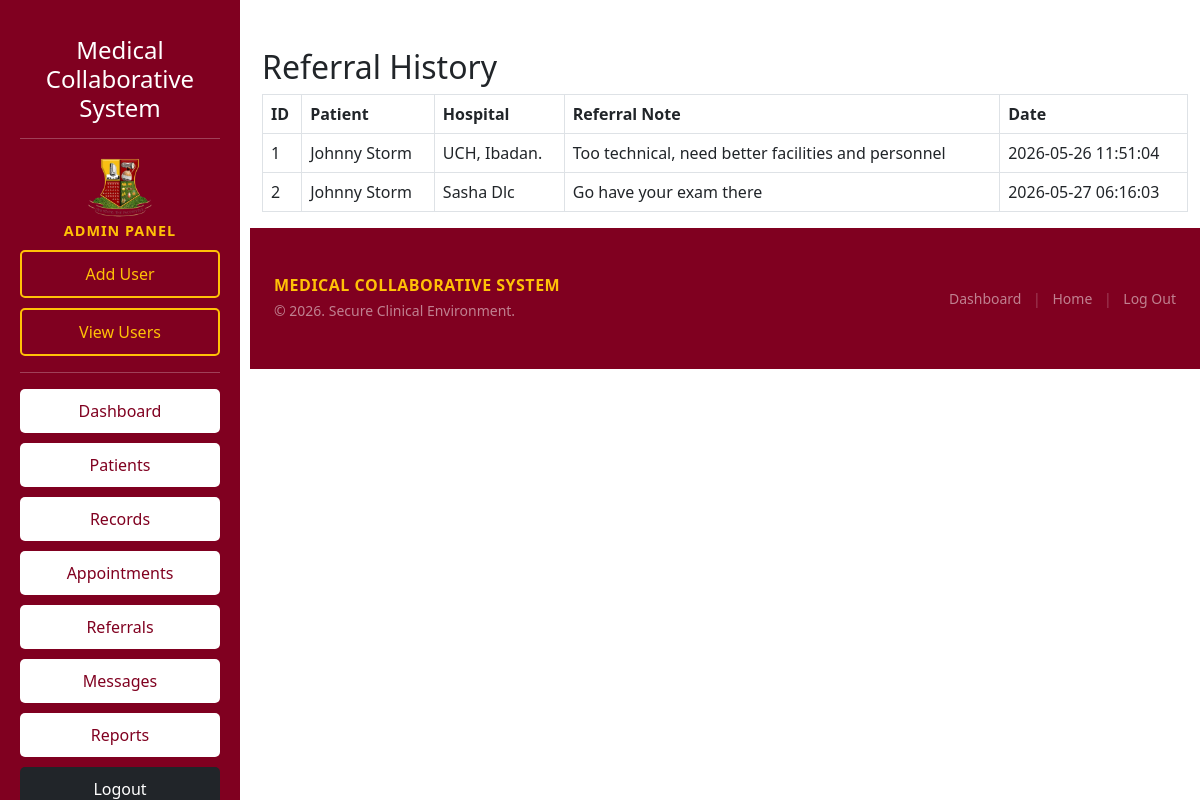
The page /referrals/view_referrals.php (signed in) on the database its author committed.
### tables this page shows
CREATE TABLE `referrals` (
  `referral_id` int(11) NOT NULL,
  `patient_id` int(11) DEFAULT NULL,
  `referral_note` text DEFAULT NULL,
  `referred_to` varchar(255) DEFAULT NULL,
  `date_created` timestamp NOT NULL DEFAULT current_timestamp()
);

CREATE TABLE `patients` (
  `patient_id` int(11) NOT NULL,
  `full_name` varchar(100) DEFAULT NULL,
  `gender` varchar(20) DEFAULT NULL,
  `phone` varchar(20) DEFAULT NULL,
  `address` text DEFAULT NULL
);

### referrals/view_referrals.php (the view, shortened to what this page needs)
<?php
require_once("../db_connect.php");
$query="SELECT
referrals.*,
patients.full_name
FROM referrals
JOIN patients
ON referrals.patient_id=
patients.patient_id";
$result=mysqli_query(
$conn,
$query
);
?>
<?php include("../includes/sidebar.php"); ?>
<!DOCTYPE html>
<html>
<head>
<link
href="https://cdn.jsdelivr.net/npm/bootstrap@5.3.0/dist/css/bootstrap.min.css"
rel="stylesheet">
</head>
<body>
<div style="margin-left:250px;">
<div class="container mt-5">
<h2>Referral History</h2>
<table class="table table-bordered">
<tr>
<th>ID</th>
<th>Patient</th>
<th>Hospital</th>
<th>Referral Note</th>
<th>Date</th>
</tr>
<?php
while($row=mysqli_fetch_assoc($result))
{
?>
<tr>
<td><?php echo $row['referral_id']; ?></td>
<td><?php echo $row['full_name']; ?></td>
<td><?php echo $row['referred_to']; ?></td>
<td><?php echo $row['referral_note']; ?></td>
<td><?php echo $row['date_created']; ?></td>
</tr>
<?php
}
?>
</table>
</div>
</div>
<?php include("../includes/footer.php"); ?>
</body>
</html>

### rows shown on the page
referrals: referral_id "1", patient.full_name "Johnny Storm", referred_to "UCH, Ibadan.", referral_note "Too technical, need better facilities and personnel", date_created "2026-05-26 11:51:04"
referrals: referral_id "2", patient.full_name "Johnny Storm", referred_to "Sasha Dlc", referral_note "Go have your exam there", date_created "2026-05-27 06:16:03"
